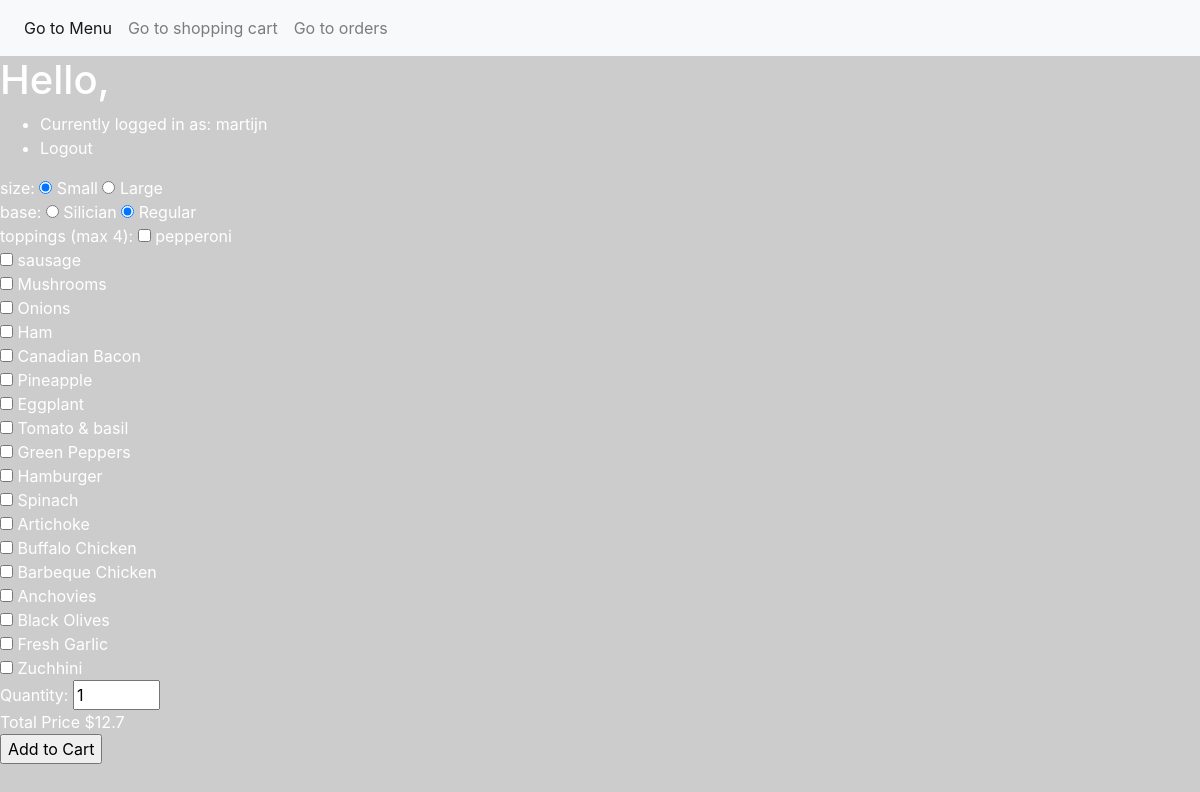
/Pizza/Regular/Small (signed in), run on the app's committed database.
### pizzaapp/models.py (models this page shows, shortened)
class Size(models.Model):
    name =  models.CharField(max_length=25)
    def __str__(self):
        return self.name

class Name(models.Model):
    name = models.CharField(max_length=25)
    type = models.ForeignKey(Type, blank=True, null=True, on_delete=models.CASCADE, related_name="Typename")
    def __str__ (self):
        return self.name

class Toppings(models.Model):
    name =  models.CharField(max_length=25)
    type = models.ForeignKey(Type, blank=True, null=True, on_delete=models.CASCADE, related_name="Typetopping")
    def __str__(self):
        return self.name

class Menu(models.Model):
    type = models.ForeignKey(Type, blank=True, on_delete=models.CASCADE, related_name="Type_menu")
    name = models.ForeignKey(Name, blank=True, on_delete=models.CASCADE, related_name="Name_menu")
    size = models.ForeignKey(Size,  blank=True, null=True, on_delete=models.CASCADE, related_name="Size_menu")
    no_toppings = models.IntegerField(blank=True, null=True)
    baseprice = models.FloatField()

### pizzaapp/views.py (the view, shortened to what this page needs)
# urls.py: path("<str:type>/<str:name>/<str:size>", views.product, name="product"),
def product(request, type, name, size):
    if not request.user.is_authenticated:
        return render(request, "login.html", {"message": None})
    if request.method == 'GET':
        try:
            nameh = Name.objects.get(name=name)
            typeh = Type.objects.get(name=type)
            if size == 'None':
                product = Menu.objects.filter(type=typeh, name=nameh).first()
            else:
                sizeh = Size.objects.get(name=size)
                product = Menu.objects.filter(type=typeh, name=nameh, size=sizeh).first()
        except Menu.DoesNotExist:
            raise Http404("product not available")
        context = { "Types": Type.objects.all(),
            "Product": product,
            "Items": Menu.objects.all(),
            "Names": Name.objects.all(),
            "Sizes": Size.objects.all(),
            "Toppings": Toppings.objects.all(),
            }
        return render(request, "product.html", context)

### pizzaapp/models.py (called while the page is built)
    def __str__ (self):
        return self.name

### pizzaapp/templates/product.html (shortened to what this page needs)
{% extends "template.html" %}
{% block body %}
<h1>Hello, {{ user.first_name }}</h1>
<ul>
    <li>Currently logged in as: {{ user.username }}</li>
    <li><a href="{% url 'logout' %}">Logout</a></li>
</ul>
{% if Product.type.name == "Pizza" %}
<form action="{% url 'product' Product.type Product.name Product.size %}" method="post" id="orderform">
    size:
    {% for size in Sizes %}
    {% if  Product.size == size %}
    <input type="radio" id="id" name="size" value="{{ size }}" checked> {{ size }}
    {% else %}
    <input type="radio" id="id" name="size" value="{{ size }}"> {{ size }}
    {% endif %}
    {% endfor %}
    <br>
    base:
    {% for Name in Names %}
    {% if Name.type.name == "Pizza" %}
    {% if  Product.name == Name %}
    <input type="radio" id="id" name="name" value="{{ Name.name }}" checked> {{ Name }}
    {% else %}
    <input type="radio" id="id" name="name" value="{{ Name.name }}"> {{ Name }}
    {% endif %}
    {% endif %}
    {% endfor %}
    <br>
    toppings (max 4):
    {% for topping in Toppings %}
    <input class="single-checkbox" id="id" type="checkbox" name="toppings" value="{{ topping }}"> {{ topping }} <br>
    {% endfor %}
    Quantity: <input type="number" id="id" name="amount" min="1" max="50" value="1" >
    <div id="totalPrice"> Total Price ${{Product.baseprice}}</div>
    <input type="submit" value="Add to Cart">
</form>
{% endif %}
{% endblock %}

### pizzaapp/static/pizzaapp/styles.css (style rules this page uses)
body { background-image: url("https://wallpaperaccess.com/full/46429.jpg"); background-color: #cccccc; color: #ffffff }
a { color: #ffffff }

### data on the page
Size: name "Small"
Size: name "Large"
Name: name "Silician"
Name: name "Regular"
Toppings: name "pepperoni"
Toppings: name "sausage"
Toppings: name "Mushrooms"
Toppings: name "Onions"
Toppings: name "Ham"
Toppings: name "Canadian Bacon"
Toppings: name "Pineapple"
Toppings: name "Eggplant"
Toppings: name "Tomato & basil"
Toppings: name "Green Peppers"
Toppings: name "Hamburger"
Toppings: name "Spinach"
Toppings: name "Artichoke"
Toppings: name "Buffalo Chicken"
Toppings: name "Barbeque Chicken"
Toppings: name "Anchovies"
Toppings: name "Black Olives"
Toppings: name "Fresh Garlic"
Toppings: name "Zuchhini"
Menu: baseprice "12.7"

### other printed values
{{ user.username }} "martijn"
